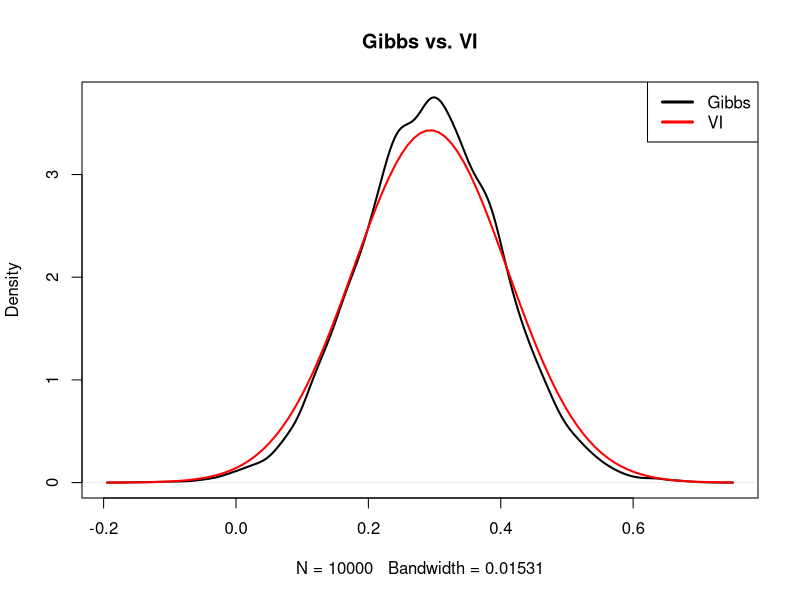
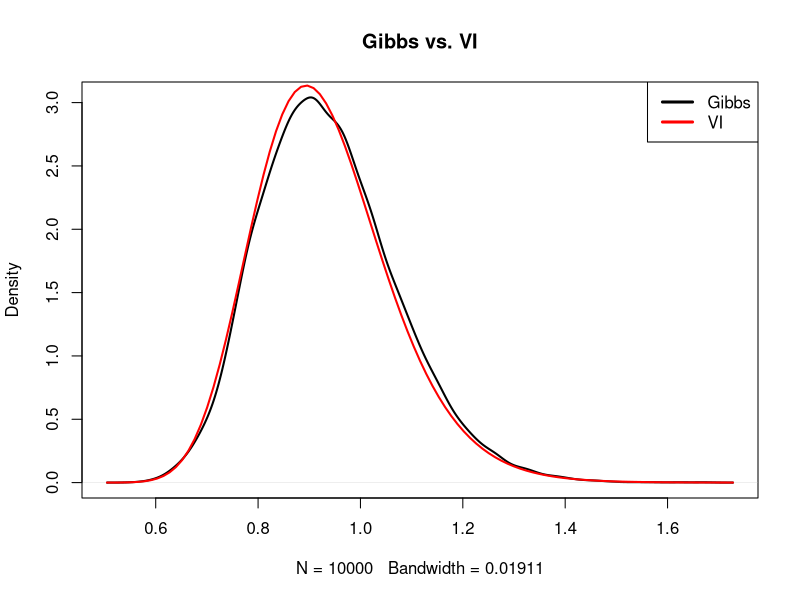

These figures' R source, in order:
rm(list = ls())

compute_elbo <- function(y, x, beta_mu, beta_sd, nu, tau2, nr_samples = 1e4) {
  n <- length(y)
  sum_y2 <- sum(y^2)
  sum_x2 <- sum(x^2)
  sum_yx <- sum(x*y)
  
  # Takes a function and computes its expectation with respect to q(\beta)
  E_q_beta <- function(fn) {
    integrate(function(beta) {
      dnorm(beta, beta_mu, beta_sd) * fn(beta)
    }, -Inf, Inf)$value
  }
  
  # Takes a function and computes its expectation with respect to q(\sigma^2)
  E_q_sigma2 <- function(fn) {
    integrate(function(sigma) {
      MCMCpack::dinvgamma(sigma^2, (n + 1)/2, nu) * fn(sigma)
    }, 0, Inf)$value
  }
  
  # Compute expectations of log p(\sigma^2)
  E_log_p_sigma2 <- E_q_sigma2(function(sigma) log(1/sigma^2))
  
  # Compute expectations of log p(\beta | \sigma^2)
  E_log_p_beta <- (
    log(tau2 / beta_sd^2) * E_q_sigma2(function(sigma) log(sigma^2)) +
      (beta_sd^2 + tau2) / (tau2) * E_q_sigma2(function(sigma) 1/sigma^2)
  )
  
  # Compute expectations of the log variational densities q(\beta)
  E_log_q_beta <- E_q_beta(function(beta) dnorm(beta, beta_mu, beta_sd, log = TRUE))
  # E_log_q_sigma2 <- E_q_sigma2(function(x) log(MCMCpack::dinvgamma(x, (n + 1)/2, nu))) # fails
  
  # Compute expectations of the log variational densities q(\sigma^2)
  sigma2 <- MCMCpack::rinvgamma(nr_samples, (n + 1)/2, nu)
  E_log_q_sigma2 <- mean(log(MCMCpack::dinvgamma(sigma2, (n + 1)/2, nu)))
  
  # Compute the expected log likelihood
  E_log_y_b <- sum_y2 - 2*sum_yx*beta_mu + (beta_sd^2 + beta_mu^2)*sum_x2
  E_log_y_sigma2 <- E_q_sigma2(function(sigma) log(sigma^2) * 1/sigma^2)
  E_log_y <- n/4 * log(2*pi) * E_log_y_b * E_log_y_sigma2
  
  # Compute and return the ELBO
  ELBO <- E_log_y + E_log_p_beta + E_log_p_sigma2 - E_log_q_beta - E_log_q_sigma2
  ELBO
}

lmcavi <- function(y, x, tau2, nr_samples = 1e5, epsilon = 1e-4) {
  n <- length(y)
  sum_y2 <- sum(y^2)
  sum_x2 <- sum(x^2)
  sum_yx <- sum(x*y)
  
  # beta mean (independent of optimization)
  beta_mu <- sum_yx / (sum_x2 + 1/tau2)
  # sigma^2 shape parameter 
  cN <- (n+1)/2
  
  # starting values
  res <- list()
  res[['nu']] <- 5
  res[['cN']] <- cN
  res[['beta_mu']] <- beta_mu
  res[['beta_sd']] <- 1
  res[['E_sigma2']] <- NA
  res[['sigma2_sd']]<- NA
  res[['ELBO']] <- 0

  ELBO <- compute_elbo(y = y,
                       x = x,
                       beta_mu = beta_mu,
                       beta_sd = res[['beta_sd']],
                       nu = res[['nu']],
                       tau2 = tau2,
                       nr_samples = nr_samples)
  
  # while the ELBO has not converged
  j <- 1 # init counter
  while(abs(res[['ELBO']][j] - ELBO) > epsilon){
    
    nu_prev <- res[['nu']][j]
    beta_sd_prev <- res[['beta_sd']][j]
    
    # used in the update of beta_sd and nu
    E_qA <- sum_y2 - 2*sum_yx*beta_mu + (beta_sd_prev^2 + beta_mu^2)*(sum_x2 + 1/tau2)
    
    # update the variational parameters for sigma2 and beta
    nu <- 1/2 * E_qA
    beta_sd <- sqrt(((n + 1) / E_qA) / (sum_x2 + 1/tau2))
    
    E_sigma2 <- nu/(cN-1)
    sigma2_sd<- nu/((cN-1)*(cN-2)^0.5)
    
    # update results object
    res[['nu']] <- c(res[['nu']], nu)
    res[['beta_sd']] <- c(res[['beta_sd']], beta_sd)
    res[['E_sigma2']] <- E_sigma2
    res[['sigma2_sd']]<- sigma2_sd
    res[['ELBO']] <- c(res[['ELBO']], ELBO)
    
    # compute new ELBO
    ELBO <- compute_elbo(y, x, beta_mu, beta_sd, nu, tau2, nr_samples = nr_samples)
    j <- j + 1
  }
  res[['summary']]<- cbind('mean' = c('beta' = beta_mu, 'sigma2' = E_sigma2), 'sd' = c(beta_sd, sigma2_sd))
  
  res
}

lmgibbs <- function(y, x, tau2, Nstore = 10000, Nburn = 2000){
  
  n <- length(y)
  # Prior Parameters
  tau2 = tau2
  
  # Sampler Setup
  Nrep   <- Nstore+Nburn
  
  store  <- matrix(NA, ncol = 2, nrow = Nstore)
  colnames(store) <- c("beta_i", "sigma2_i")
  
  # Starting Value
  beta_i <- 1
  
  for(i in -(Nburn-1):Nstore){
    
    # draw sigma|beta
    cN      <- (n+1)/2
    CN      <- 1/2 * sum((y - x * beta_i)^2 + beta_i^2 / tau2)
    sigma2_i<- 1 / rgamma(1,shape = cN, rate = CN)
    
    # draw beta|sigma
    bN      <- 1 / (sum(x^2) + 1 / tau2) * sum(x * y)
    BN      <- sigma2_i * 1 / (sum(x^2) + 1 / tau2)
    beta_i  <- rnorm(1,bN,BN^0.5)
    
    # store
    if(i > 0){
      store[i,] <- c(beta_i, sigma2_i)
    }
  }
  res <- list()
  res[['draws']] <- store
  res[['summary']] <- cbind('mean'=colMeans(store), 'sd'=diag(var(store))^0.5)
  res
}

gen_dat <- function(n, beta, sigma) {
  x <- rnorm(n)
  y <- 0 + beta*x + rnorm(n, 0, sigma)
  data.frame(x = x, y = y)
}

set.seed(1)
dat <- gen_dat(100, 0.30, 1)

tau2 <- 10
VI_res <- lmcavi(y = dat$y, x = dat$x, tau2 = tau2)
GBS_res<- lmgibbs(dat$y, dat$x, tau2 = tau2, Nstore = 10000, Nburn = 1000)

VI_res$summary
GBS_res$summary


plot(density(GBS_res$draws[,1]),lwd=2, main = "Gibbs vs. VI")
curve(dnorm(x,VI_res$beta_mu,VI_res$beta_sd[length(VI_res$beta_sd)]),add=T,lwd=2,col="red")
leg.txt <- c("Gibbs","VI")
legend("topright",legend = leg.txt, col = c("black","red"),lty=c(1,1),lwd=3)

plot(density(GBS_res$draws[,2]),lwd=2, main = "Gibbs vs. VI")
curve(MCMCpack::dinvgamma(x,VI_res$cN,VI_res$nu[length(VI_res$nu)]),add=T,lwd=2,col="red")
leg.txt <- c("Gibbs","VI")
legend("topright",legend = leg.txt, col = c("black","red"),lty=c(1,1),lwd=3)

# set.seed(1)
# dat <- gen_dat(100, 0.30, 1)
# x100 <- microbenchmark::microbenchmark(
#   "VI" = lmcavi(y = dat$y, x = dat$x, tau2 = tau2),
#   "Gibbs" = lmgibbs(dat$y, dat$x, tau2 = tau2, Nstore = 10000, Nburn = 1000), 
#   times = 20)
# 
# set.seed(1)
# dat <- gen_dat(1000, 0.30, 1)
# x1000 <- microbenchmark::microbenchmark(
#   "VI" = lmcavi(y = dat$y, x = dat$x, tau2 = tau2),
#   "Gibbs" = lmgibbs(dat$y, dat$x, tau2 = tau2, Nstore = 10000, Nburn = 1000), 
#   times = 20)
# 
# set.seed(1)
# dat <- gen_dat(10000, 0.30, 1)
# x10000 <- microbenchmark::microbenchmark(
#   "VI" = lmcavi(y = dat$y, x = dat$x, tau2 = tau2),
#   "Gibbs" = lmgibbs(dat$y, dat$x, tau2 = tau2, Nstore = 10000, Nburn = 1000), 
#   times = 20)
# 
# list("n=100"=x100,"n=1k"=x1000,"n=10k"=x10000)
